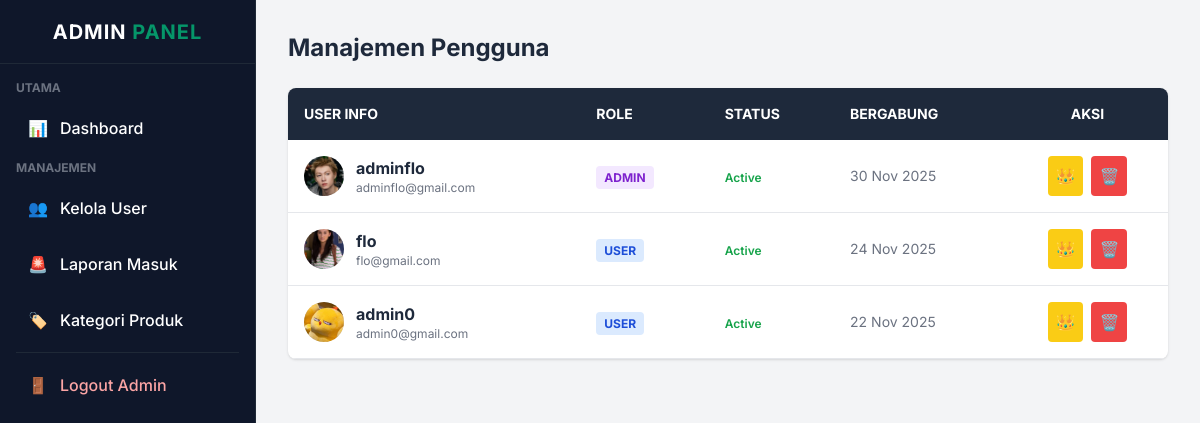
Page /views/admin/manage_users.php (signed in) on the committed database.
### tables this page shows
CREATE TABLE `user` (
  `id` int(11) NOT NULL,
  `username` varchar(50) NOT NULL,
  `email` varchar(100) NOT NULL,
  `password` varchar(255) NOT NULL,
  `photo` varchar(255) DEFAULT NULL,
  `alamat` text DEFAULT NULL,
  `kota` varchar(100) DEFAULT NULL,
  `phone` varchar(20) DEFAULT NULL,
  `status` enum('active','inactive') DEFAULT 'active',
  `role` enum('admin','user') DEFAULT 'user',
  `createdAt` timestamp NOT NULL DEFAULT current_timestamp()
);

### views/admin/manage_users.php (the view, shortened to what this page needs)
<?php
include '../../config/conn.php';
$users = mysqli_query($conn, "SELECT * FROM user ORDER BY createdAt DESC");
?>
<!DOCTYPE html>
<html lang="id">
<head>
    <script src="https://cdn.tailwindcss.com"></script>
</head>
<body class="bg-gray-100 font-[Inter]">
    <div class="flex">
        <?php include '../../views/layouts/sidebar_admin.php'; ?>
        <main class="flex-1 ml-64 p-8">
            <h2 class="text-2xl font-bold text-slate-800 mb-6">Manajemen Pengguna</h2>
            <div class="bg-white rounded-lg shadow overflow-hidden">
                <table class="w-full text-left border-collapse">
                    <thead class="bg-slate-800 text-white uppercase text-sm">
                        <tr>
                            <th class="p-4">User Info</th>
                            <th class="p-4">Role</th>
                            <th class="p-4">Status</th>
                            <th class="p-4">Bergabung</th>
                            <th class="p-4 text-center">Aksi</th>
                        </tr>
                    </thead>
                    <tbody class="text-gray-700">
                        <?php while ($row = mysqli_fetch_assoc($users)): ?>
                        <tr class="border-b hover:bg-gray-50">
                            <td class="p-4">
                                <div class="flex items-center gap-3">
                                    <div class="w-10 h-10 rounded-full bg-gray-200 overflow-hidden">
                                        <?php if($row['photo']): ?>
                                            <img src="<?= BASE_URL ?>uploads/profile/<?= $row['photo'] ?>" class="w-full h-full object-cover">
                                        <?php else: ?>
                                            <div class="flex items-center justify-center h-full font-bold text-gray-500"><?= substr($row['username'], 0, 1) ?></div>
                                        <?php endif; ?>
                                    </div>
                                    <div>
                                        <p class="font-bold text-slate-800"><?= $row['username'] ?></p>
                                        <p class="text-xs text-gray-500"><?= $row['email'] ?></p>
                                    </div>
                                </div>
                            </td>
                            <td class="p-4">
                                <span class="px-2 py-1 text-xs font-bold rounded <?= $row['role'] == 'admin' ? 'bg-purple-100 text-purple-700' : 'bg-blue-100 text-blue-700' ?>">
                                    <?= strtoupper($row['role']) ?>
                                </span>
                            </td>
                            <td class="p-4">
                                <span class="text-xs font-semibold text-green-600">Active</span>
                            </td>
                            <td class="p-4 text-sm text-gray-500">
                                <?= date('d M Y', strtotime($row['createdAt'])) ?>
                            </td>
                            <td class="p-4 flex justify-center gap-2">
                                <form action="<?= BASE_URL ?>actions/admin_users.php" method="POST" onsubmit="return confirm('Ubah role user ini?');">
                                    <button type="submit" name="toggle_role" class="bg-yellow-400 text-white p-2 rounded hover:bg-yellow-500" title="Ubah Role">
                                        👑
                                    </button>
                                </form>
                                <a href="<?= BASE_URL ?>actions/admin_users.php?action=delete&id=<?= $row['id'] ?>"
                                   onclick="return confirm('Yakin ingin menghapus user ini secara permanen?');"
                                   class="bg-red-500 text-white p-2 rounded hover:bg-red-600" title="Hapus User">
                                    🗑️
                                </a>
                            </td>
                        </tr>
                        <?php endwhile; ?>
                    </tbody>
                </table>
            </div>
        </main>
    </div>
</body>
</html>

### rows in the picture
user: photo (picture), username "adminflo", email "adminflo@gmail.com", role "ADMIN", createdAt "30 Nov 2025"
user: photo (picture), username "flo", email "flo@gmail.com", role "USER", createdAt "24 Nov 2025"
user: photo (picture), username "admin0", email "admin0@gmail.com", role "USER", createdAt "22 Nov 2025"
